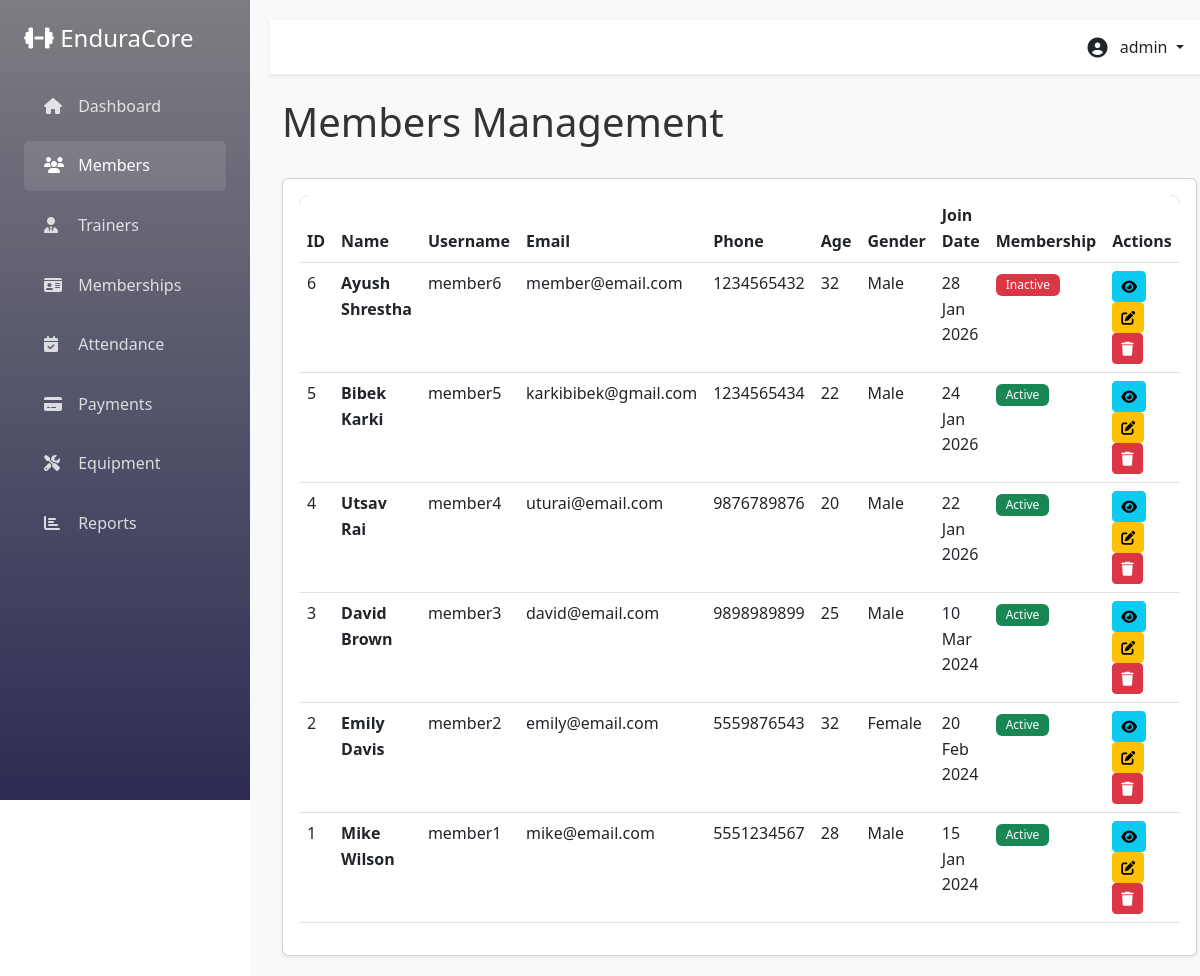
The page /admin/members.php (signed in) on the database its author committed.
### tables this page shows
CREATE TABLE `member` (
  `member_id` int(11) NOT NULL,
  `account_id` int(11) DEFAULT NULL,
  `member_name` varchar(100) NOT NULL,
  `age` int(11) DEFAULT NULL,
  `gender` enum('Male','Female','Other') DEFAULT NULL,
  `phone` varchar(20) DEFAULT NULL,
  `email` varchar(100) DEFAULT NULL,
  `join_date` date DEFAULT NULL
);

CREATE TABLE `account` (
  `account_id` int(11) NOT NULL,
  `username` varchar(50) NOT NULL,
  `password` varchar(255) NOT NULL,
  `role` enum('ADMIN','TRAINER','MEMBER') NOT NULL,
  `created_on` datetime DEFAULT current_timestamp(),
  `last_login` datetime DEFAULT NULL
);

### admin/members.php (the view, shortened to what this page needs)
<?php
require_once '../config/db_config.php';
$members_query = "
    SELECT m.*, a.username, a.last_login,
    (SELECT COUNT(*) FROM MEMBERSHIP
     WHERE member_id = m.member_id AND status = 'Active') AS active_membership
    FROM MEMBER m
    JOIN ACCOUNT a ON m.account_id = a.account_id
    ORDER BY m.join_date DESC
";
$members_result = $conn->query($members_query);
$members_list = [];
while ($row = $members_result->fetch_assoc()) {
    $members_list[] = $row;
}
?>
<!DOCTYPE html>
<html lang="en">
<head>
    <link href="https://cdn.jsdelivr.net/npm/bootstrap@5.3.0/dist/css/bootstrap.min.css" rel="stylesheet">
    <link href="https://cdnjs.cloudflare.com/ajax/libs/font-awesome/6.4.0/css/all.min.css" rel="stylesheet">
    <link rel="stylesheet" href="../css/style.css">
</head>
<body>
<div class="d-flex">
    <?php include '../partials/sidebar.php'; ?>
    <div class="main-content flex-grow-1">
        <?php include '../partials/header.php'; ?>
        <div class="container-fluid">
            <div class="d-flex justify-content-between align-items-center mb-4">
                <h1>Members Management</h1>
            </div>
            <div class="card shadow-sm">
                <div class="card-body">
                    <div class="table-responsive">
                        <table class="table table-hover">
                            <thead>
                                <tr>
                                    <th>ID</th>
                                    <th>Name</th>
                                    <th>Username</th>
                                    <th>Email</th>
                                    <th>Phone</th>
                                    <th>Age</th>
                                    <th>Gender</th>
                                    <th>Join Date</th>
                                    <th>Membership</th>
                                    <th>Actions</th>
                                </tr>
                            </thead>
                            <tbody>
                            <?php foreach ($members_list as $member): ?>
                                <tr>
                                    <td><?= $member['member_id'] ?></td>
                                    <td><strong><?= htmlspecialchars($member['member_name']) ?></strong></td>
                                    <td><?= htmlspecialchars($member['username']) ?></td>
                                    <td><?= htmlspecialchars($member['email']) ?></td>
                                    <td><?= htmlspecialchars($member['phone']) ?></td>
                                    <td><?= $member['age'] ?? 'N/A' ?></td>
                                    <td><?= $member['gender'] ?></td>
                                    <td><?= date('d M Y', strtotime($member['join_date'])) ?></td>
                                    <td>
                                        <?= $member['active_membership'] > 0
                                            ? '<span class="badge bg-success">Active</span>'
                                            : '<span class="badge bg-danger">Inactive</span>'; ?>
                                    </td>
                                    <td>
                                        <button class="btn btn-sm btn-info"
                                            data-bs-toggle="modal"
                                            data-bs-target="#viewMemberModal<?= $member['member_id'] ?>">
                                            <i class="fas fa-eye"></i>
                                        </button>
                                        <button class="btn btn-sm btn-warning"
                                                data-bs-toggle="modal"
                                                data-bs-target="#editMemberModal<?= $member['member_id'] ?>">
                                            <i class="fas fa-edit"></i>
                                        </button>
                                        <a href="?delete=<?= $member['member_id'] ?>"
                                           class="btn btn-sm btn-danger"
                                           onclick="return confirm('Are you sure you want to delete this member?')">
                                            <i class="fas fa-trash"></i>
                                        </a>
                                    </td>
                                </tr>
                            <?php endforeach; ?>
                            </tbody>
                        </table>
                    </div>
                </div>
            </div>
        </div>
    </div>
</div>
</body>
</html>

### css/style.css (style rules this page uses)
:root { --primary-color: #667eea; --secondary-color: #764ba2; --success-color: #28a745; --danger-color: #dc3545; --warning-color: #ffc107; --info-color: #1722b8; --dark-color: #0c0c1589; --light-color: #f8f9fa; }
* { margin: 0; padding: 0; box-sizing: border-box; }
body { font-family: 'Segoe UI', Tahoma, Geneva, Verdana, sans-serif; line-height: 1.6; color: #333; }
.card { transition: transform 0.3s ease, box-shadow 0.3s ease; }
.main-content { margin-left: 250px; padding: 20px; background: #f8f9fa; min-height: 100vh; }
.table-responsive { border-radius: 10px; overflow: hidden; }
.table thead { background: linear-gradient(135deg, var(--primary-color), var(--secondary-color)); color: white; }
.badge { padding: 5px 10px; font-weight: 500; }

### rows shown on the page
member: member_id "6", member_name "Ayush Shrestha", account.username "member6", email "member@email.com", phone "1234565432", age "32", gender "Male", join_date "28 Jan 2026", shows "Inactive"
member: member_id "5", member_name "Bibek Karki", account.username "member5", email "karkibibek@gmail.com", phone "1234565434", age "22", gender "Male", join_date "24 Jan 2026", shows "Active"
member: member_id "4", member_name "Utsav Rai", account.username "member4", email "uturai@email.com", phone "9876789876", age "20", gender "Male", join_date "22 Jan 2026", shows "Active"
member: member_id "3", member_name "David Brown", account.username "member3", email "david@email.com", phone "9898989899", age "25", gender "Male", join_date "10 Mar 2024", shows "Active"
member: member_id "2", member_name "Emily Davis", account.username "member2", email "emily@email.com", phone "5559876543", age "32", gender "Female", join_date "20 Feb 2024", shows "Active"
member: member_id "1", member_name "Mike Wilson", account.username "member1", email "mike@email.com", phone "5551234567", age "28", gender "Male", join_date "15 Jan 2024", shows "Active"

### other values the page prints
$_SESSION['username'] "admin"
